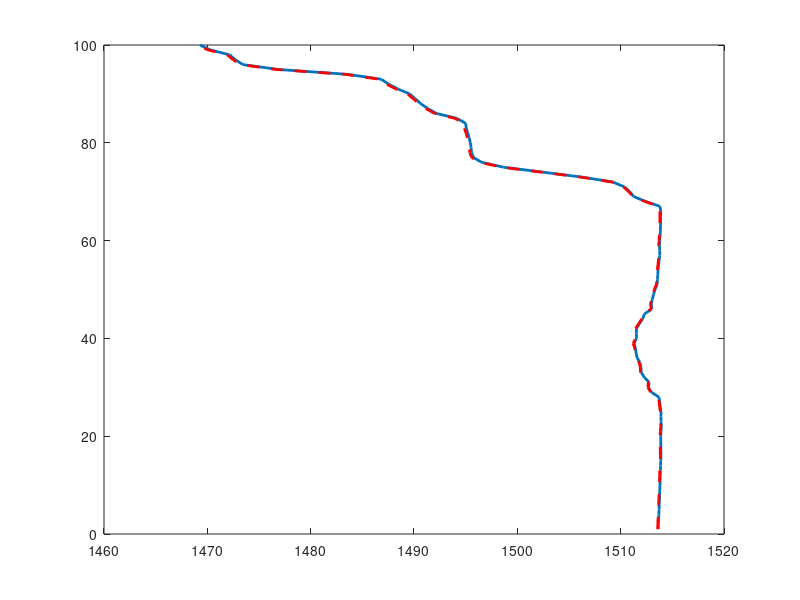

Write MATLAB code to recreate this figure. (Note: this script raises an error after producing the figure.)
clc;clear;close all;

%% Data loading
data = load('CTD_data.txt');    % read CTD data
d = data(:,3);      % Depth
t = data(:,4);      % Temperature
s = data(:,7);      % Salinity
p = d/10;           % Pressure
sv = data(:,10);    % Sound velocity calculated by CTD

%% Medwin equation
c_med = 1449.2 + 4.6*t - 0.055*t.^2 + 0.00029*t.^3 + (1.34-0.01*t).*(s-35) + 0.016*d;

%% Del Grosso's equation
c = [1402.392 0.5012285e1 -0.551184e-1 0.221649e-3 0.1329530e1 0.1288598e-3 ...
    0.1560592 0.2449993e-4 -0.8833959e-8 -0.1275936e-1 0.6353509e-2 0.2656174e-7 ...
    -0.1593895e-5 0.5222483e-9 -0.4383615e-6 -0.1616745e-8 0.9688441e-4...
    0.4857614e-5 -0.3406824e-3];    % coefficients
c0 = c(1);      % 1st term
ct1 = c(2); 
ct2 = c(3); 
ct3 = c(4); 
cs1 = c(5);
cs2 = c(6); 
cp1 = c(7); 
cp2 = c(8); 
cp3 = c(9); 
cst = c(10);
ctp = c(11);
ct2p2 = c(12); 
ctp2 = c(13); 
ctp3 = c(14); 
ct3p = c(15);
cs2p2 = c(16); 
cst2 = c(17); 
cs2tp = c(18); 
cstp = c(19);

c_t = (ct1 + (ct2 + ct3*t).*t).*t;  % 2nd term
c_s = (cs1 + cs2*s).*s;             % 3rd term
c_p = (cp1 + (cp2 + cp3*p).*p).*p;  % 4th term
c_stp = cst*s.*t + ctp*t.*p + ctp2*t.*p.^2 + ct3p*t.^3.*p ...
    + ct2p2*t.^2.*p.^2 + ctp3*t.*p.^3 + cst2*s.*t.^2 + cstp*s.*t.*p ...
    + cs2tp*s.^2.*t.*p + cs2p2*s.^2.*p.^2;  % 5th term

c_del = c0 + c_t + c_s + c_p + c_stp;       % final equation

%% ploting
figure;
plot(c_med,d,'linewidth',2);
hold on
plot(c_del,d,'--r','linewidth',2);
legend('Medwin','Del Grosso''s','location','nw');
axis([1460 1540 0 100])
axis ij

